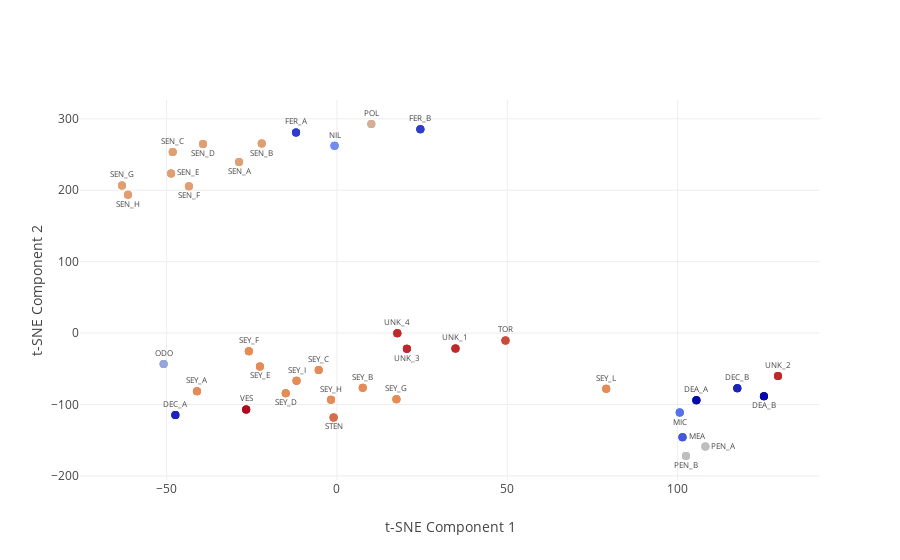

Here is the notebook cell this chart was saved with:
### Code cell
tsne = TSNE(n_components=2, init='random', random_state=0, perplexity=6)
Comp_tsne = tsne.fit_transform(Comp)

text_labels = list(Comp.index)

labels_txt = ['DEA','DEA','DEC','DEC','FER','FER','MEA',\
              'MIC','NIL','ODO','PEN','PEN','POL','SEN','SEN',\
              'SEN','SEN','SEN','SEN','SEN','SEN','SEY',\
              'SEY','SEY','SEY','SEY','SEY','SEY','SEY',\
              'SEY','SEY','STEN','TOR','UNK','UNK','UNK',\
              'UNK','VES']

top_labels = ['DEA_A','','DEC_A','DEC_B','FER_A','FER_B','',\
              '','NIL','ODO','','','POL','','',\
              'SEN_C','','','','SEN_G','','SEY_A',\
              'SEY_B','SEY_C','','','SEY_F','SEY_G','SEY_H',\
              'SEY_I','SEY_L','','TOR','UNK_1','UNK_2','',
              'UNK_4','VES']

bottom_labels = ['','DEA_B','','','','','',\
                 'MIC','','','','PEN_B','','SEN_A','SEN_B',\
                 '','SEN_D','','SEN_F','','SEN_H','',\
                 '','','SEY_D','SEY_E','','','',\
                 '','','STEN','','','','UNK_3',
                 '','']

bottom_right_labels = ['','','','','','','MEA',\
                       '','','','PEN_A','','','','',\
                       '','','SEN_E','','','','',\
                       '','','','','','','',\
                       '','','','','','','',
                       '','']


l_enc = LabelEncoder()
labels = l_enc.fit_transform(labels_txt)

tsne_fit_1 = Scatter(x=Comp_tsne[:,0], y=Comp_tsne[:,1], mode='markers+text',
                     text=top_labels, textposition='top', textfont=dict(size=8),
                     marker=dict(size=8, color=labels,  colorscale='RdBu'))

tsne_fit_2 = Scatter(x=Comp_tsne[:,0], y=Comp_tsne[:,1], mode='markers+text',
                     text=bottom_labels, textposition='bottom', textfont=dict(size=8),
                     marker=dict(size=8, color=labels,  colorscale='RdBu'))

tsne_fit_3 = Scatter(x=Comp_tsne[:,0], y=Comp_tsne[:,1], mode='markers+text',
                     text=bottom_right_labels, textposition='right', textfont=dict(size=8),
                     marker=dict(size=8, color=labels,  colorscale='RdBu'))

tsne_fit = [tsne_fit_1, tsne_fit_2, tsne_fit_3]


layout = Layout(xaxis=dict(title='t-SNE Component 1', zeroline=False),\
                yaxis=dict(title='t-SNE Component 2', zeroline=False),
                showlegend=False)

fig = Figure(data=tsne_fit, layout=layout) 

iplot(fig, show_link=False)

### Figure 1 — Plotly figure (JSON) as saved in the notebook; plotly's stock layout.template omitted (floating-point values rounded to 4 significant figures)
{"data": [{"marker": {"color": [0, 0, 1, 1, 2, 2, 3, 4, 5, 6, 7, 7, 8, 9, 9, 9, 9, 9, 9, 9, 9, 10, 10, 10, 10, 10, 10, 10, 10, 10, 10, 11, 12, 13, 13, 13, 13, 14], "colorscale": "RdBu", "size": 8}, "mode": "markers+text", "text": ["DEA_A", "", "DEC_A", "DEC_B", "FER_A", "FER_B", "", "", "NIL", "ODO", "", "", "POL", "", "", "SEN_C", "", "", "", "SEN_G", "", "SEY_A", "SEY_B", "SEY_C", "", "", "SEY_F", "SEY_G", "SEY_H", "SEY_I", "SEY_L", "", "TOR", "UNK_1", "UNK_2", "", "UNK_4", "VES"], "textfont": {"size": 8}, "textposition": "top", "type": "scatter", "x": [105.5, 125.3, -47.43, 117.5, -12.01, 24.48, 101.4, 100.6, -0.7075, -50.87, 108.1, 102.4, 10.09, -28.74, -22.08, -48.2, -39.32, -48.68, -43.44, -63.09, -61.33, -41.08, 7.565, -5.355, -15.03, -22.62, -25.87, 17.45, -1.737, -11.86, 79.03, -0.9886, 49.46, 34.79, 129.4, 20.53, 17.72, -26.64], "y": [-93.89, -88.42, -114.9, -77.26, 280.8, 285.2, -146.0, -111.3, 262.2, -43.42, -158.8, -172.1, 292.7, 239.7, 265.4, 253.5, 264.7, 223.5, 205.4, 206.7, 193.6, -81.27, -76.6, -51.67, -84.4, -46.63, -25.33, -92.55, -93.33, -66.58, -77.78, -118.2, -10.36, -21.5, -60.07, -21.93, -0.3187, -106.9]}, {"marker": {"color": [0, 0, 1, 1, 2, 2, 3, 4, 5, 6, 7, 7, 8, 9, 9, 9, 9, 9, 9, 9, 9, 10, 10, 10, 10, 10, 10, 10, 10, 10, 10, 11, 12, 13, 13, 13, 13, 14], "colorscale": "RdBu", "size": 8}, "mode": "markers+text", "text": ["", "DEA_B", "", "", "", "", "", "MIC", "", "", "", "PEN_B", "", "SEN_A", "SEN_B", "", "SEN_D", "", "SEN_F", "", "SEN_H", "", "", "", "SEY_D", "SEY_E", "", "", "", "", "", "STEN", "", "", "", "UNK_3", "", ""], "textfont": {"size": 8}, "textposition": "bottom", "type": "scatter", "x": [105.5, 125.3, -47.43, 117.5, -12.01, 24.48, 101.4, 100.6, -0.7075, -50.87, 108.1, 102.4, 10.09, -28.74, -22.08, -48.2, -39.32, -48.68, -43.44, -63.09, -61.33, -41.08, 7.565, -5.355, -15.03, -22.62, -25.87, 17.45, -1.737, -11.86, 79.03, -0.9886, 49.46, 34.79, 129.4, 20.53, 17.72, -26.64], "y": [-93.89, -88.42, -114.9, -77.26, 280.8, 285.2, -146.0, -111.3, 262.2, -43.42, -158.8, -172.1, 292.7, 239.7, 265.4, 253.5, 264.7, 223.5, 205.4, 206.7, 193.6, -81.27, -76.6, -51.67, -84.4, -46.63, -25.33, -92.55, -93.33, -66.58, -77.78, -118.2, -10.36, -21.5, -60.07, -21.93, -0.3187, -106.9]}, {"marker": {"color": [0, 0, 1, 1, 2, 2, 3, 4, 5, 6, 7, 7, 8, 9, 9, 9, 9, 9, 9, 9, 9, 10, 10, 10, 10, 10, 10, 10, 10, 10, 10, 11, 12, 13, 13, 13, 13, 14], "colorscale": "RdBu", "size": 8}, "mode": "markers+text", "text": ["", "", "", "", "", "", "MEA", "", "", "", "PEN_A", "", "", "", "", "", "", "SEN_E", "", "", "", "", "", "", "", "", "", "", "", "", "", "", "", "", "", "", "", ""], "textfont": {"size": 8}, "textposition": "right", "type": "scatter", "x": [105.5, 125.3, -47.43, 117.5, -12.01, 24.48, 101.4, 100.6, -0.7075, -50.87, 108.1, 102.4, 10.09, -28.74, -22.08, -48.2, -39.32, -48.68, -43.44, -63.09, -61.33, -41.08, 7.565, -5.355, -15.03, -22.62, -25.87, 17.45, -1.737, -11.86, 79.03, -0.9886, 49.46, 34.79, 129.4, 20.53, 17.72, -26.64], "y": [-93.89, -88.42, -114.9, -77.26, 280.8, 285.2, -146.0, -111.3, 262.2, -43.42, -158.8, -172.1, 292.7, 239.7, 265.4, 253.5, 264.7, 223.5, 205.4, 206.7, 193.6, -81.27, -76.6, -51.67, -84.4, -46.63, -25.33, -92.55, -93.33, -66.58, -77.78, -118.2, -10.36, -21.5, -60.07, -21.93, -0.3187, -106.9]}], "layout": {"showlegend": false, "xaxis": {"title": "t-SNE Component 1", "zeroline": false}, "yaxis": {"title": "t-SNE Component 2", "zeroline": false}}}
